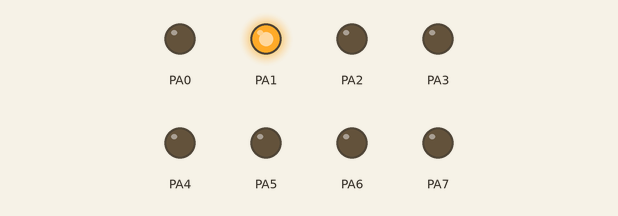
Bench run of a program on a simulated ATmega128, built with avr-gcc and emulated at 16 MHz. Parts: output pins drawn as LEDs (lit = HIGH).

Above: at 0.2 s.
At 1.2 s:
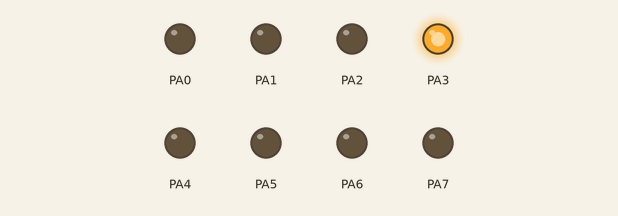
At 2.7 s:
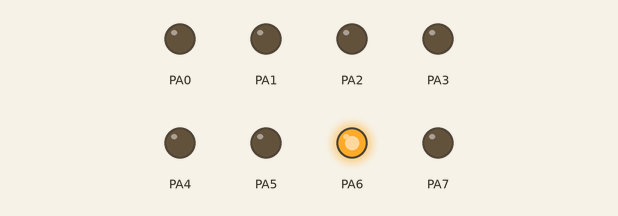
At 4.2 s:
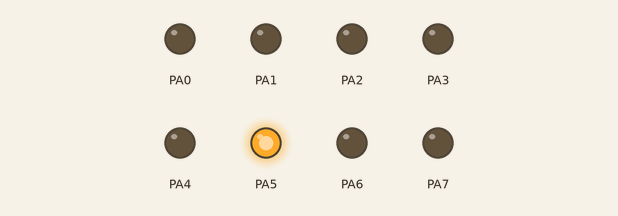
At 6.7 s:
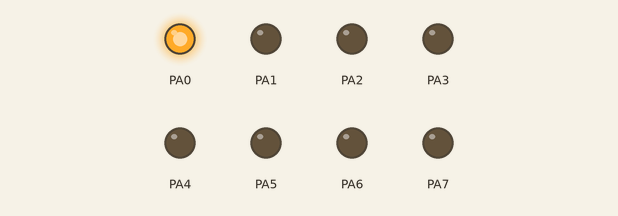
At 8.7 s:
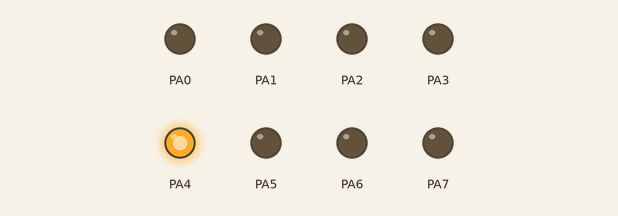
Timing chart, 0 to 9.1 s (numbered marks = the images above):
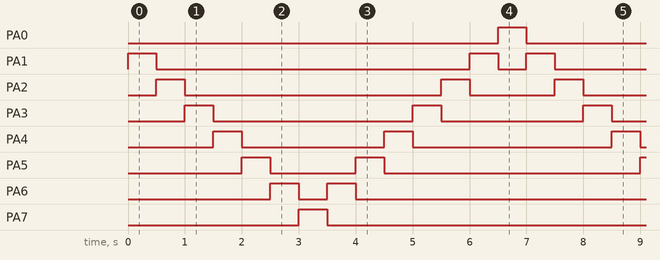

Measured:
- by itself, PA0, PA7: alternates HIGH for 0.50 s and LOW for 6.5 s
- by itself, PA1: repeats every 7.0 s: LOW 5.5 s, HIGH 0.50 s, LOW 0.50 s, HIGH 0.50 s
- by itself, PA2: repeats every 7.0 s: LOW 4.5 s, HIGH 0.50 s, LOW 1.5 s, HIGH 0.50 s
- by itself, PA3: repeats every 7.0 s: LOW 3.5 s, HIGH 0.50 s, LOW 2.5 s, HIGH 0.50 s
- by itself, PA4: repeats every 7.0 s: LOW 2.5 s, HIGH 0.50 s, LOW 3.5 s, HIGH 0.50 s
- by itself, PA5: repeats every 7.0 s: LOW 1.5 s, HIGH 0.50 s, LOW 4.5 s, HIGH 0.50 s
- by itself, PA6: repeats every 7.0 s: LOW 0.50 s, HIGH 0.50 s, LOW 5.5 s, HIGH 0.50 s

The program:

main.c
```c
/*
 * 230502_LED.c
 *
 * Created: 2023-05-02 오후 12:01:23
 * Author : USER
 */

#define F_CPU 16000000UL
#include <avr/io.h>
#include <util/delay.h>

///* LED 1개 */
//int main(void)
//{
    //DDRA = 0xff;		//DDRx = 입출력 결정
	//while(1)
	//{
		//PORTA = 0x00;	// 포트 D를 전부 0V로
		//_delay_ms(500);
		//PORTA = 0x01;
		//_delay_ms(500); // 포트D의 0번비트만 5V로
	//}
//}


/* LED 8개 */
//int main(void)
//{
	//DDRA = 0xff;        // 포트 방향 출력 설정
	//while(1)
	//{
		//PORTA = 0x00;	// 포트(LED)를 끄는 것
		//_delay_ms(500);
		//PORTA = 0xff;   // 포트(LED)를 키는 것
		//_delay_ms(500);
	//}
//}


///* LED 4개, 4개 켜보기 */
//int main(void)
//{
//DDRA = 0xFF;     // 포트 방향 출력 설정
//while(1)
//{
//PORTA = 0x0F;	// 포트(LED)를 끄는 것
//_delay_ms(500);
//PORTA = 0xF0;   // 포트(LED)를 키는 것
//_delay_ms(500);
//}
//}

/* 순차적인 LED */
//#define LED_DDRA DDRA
//#define LED_PORTA PORTA
//int main(void)
//{
	//
	//LED_DDRA = 0xff;
	//uint8_t ledData = 0x01;
	//int8_t direction = 1;
	//while (1)
	//{
		//LED_PORTA = ledData;
		//if(direction == 1)
		//{
			//ledData <<= 1;			//비트이동
			//if (ledData == 0x80)
			//{
				//direction += -1;	// 방향전환
			//}
		//}
		//else if (direction == 0)
		//{
			//ledData >>= 1;
			//if (ledData == 0x01)
			//{
				//direction = 1;
			//}
		//}
		//_delay_ms(300);
	//}
//}

/* 포인터를 이용한 LED 순차 점등*/
#define LED_DDRA DDRA
#define LED_PORTA PORTA

void GPIO_Output(uint8_t data)					//출력 포멧 함수
{
	LED_PORTA = data;
}

void ledInit()									// Dorection 설정(IN/OUT)
{
	LED_DDRA = 0xff;
}

void ledLefttShift(uint8_t *data)				// LED 왼쪽으로 이동
{
	*data = (*data >>7 | (*data << 1));
	GPIO_Output(*data);
}

void ledRighttShift(uint8_t *data)				// LED 오른쪽으로 이동
{
	*data = (*data <<7 | (*data >> 1));
	GPIO_Output(*data);
}

int main(void)
{
	ledInit();
	uint8_t ledData = 0x01;
	while (1)
	{
		for(int i = 0; i<7; i++)
		{
			ledLefttShift(&ledData);
			_delay_ms(500);
		}
		for(int i = 0; i<7; i++)
		{
			ledRighttShift(&ledData);
			_delay_ms(500);
		}
	}
}
```
